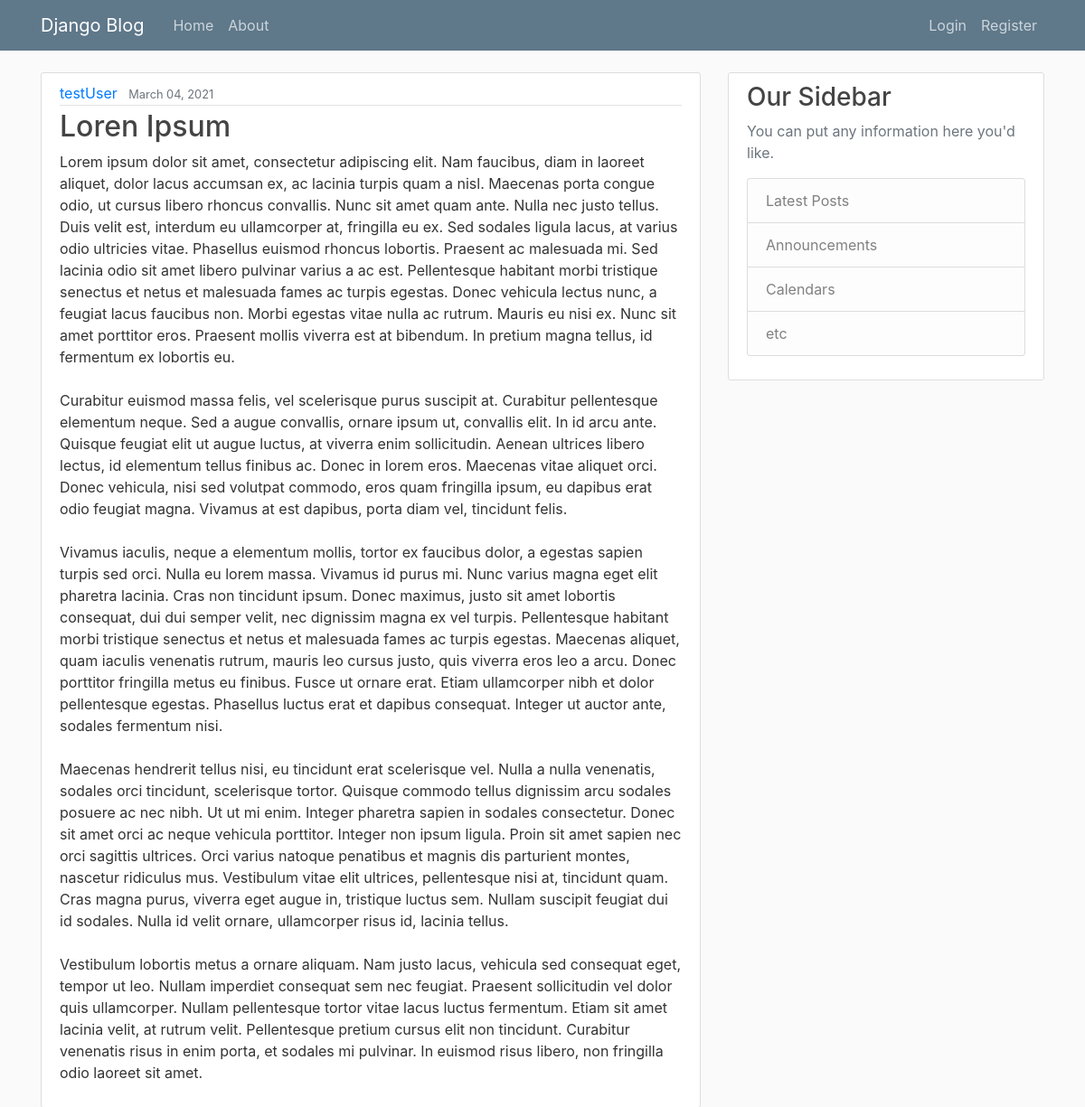
The app's page /post/17/ with its own data.
### blog/models.py (models this page shows, shortened)
class Post(models.Model):
    title = models.CharField(max_length=100)
    content = models.TextField()
    date_posted = models.DateTimeField(default=current_time)
    author = models.ForeignKey(User, on_delete=models.CASCADE)

### blog/views.py (the view)
# urls.py: path('post/<int:pk>/', PostDetailView.as_view(), name='post-detail'),
class PostDetailView(DetailView):
    model = Post

### blog/templates/blog/post_detail.html (shortened to what this page needs)
{% extends 'blog/base.html' %}
{% block content %}
    <article class="media content-section">
        <div class="media-body">
            <div class="article-metadata">
                <a class="mr-2" href="{% url 'user-posts' object.author.username %}">{{ object.author }}</a>
                <small class="text-muted">{{ object.date_posted|date:"F d, Y" }}</small>
            </div>
            <h2 class="article-title">{{ object.title }}</h2>
            <p class="article-content">{{ object.content }}</p>
        </div>
    </article>
{% endblock %}

### blog/static/blog/main.css (style rules this page uses)
body { background: #fafafa; color: #333333; margin-top: 5rem; }
h1, h2, h3, h4, h5, h6 { color: #444444; }
.content-section { background: #ffffff; padding: 10px 20px; border: 1px solid #dddddd; border-radius: 3px; margin-bottom: 20px; }
.article-title { color: #444444; }
.article-content { white-space: pre-line; }
.article-metadata { padding-bottom: 1px; margin-bottom: 4px; border-bottom: 1px solid #e3e3e3 }

### records on screen
Post: author "testUser", date_posted "March 04, 2021", title "Loren Ipsum", content "Lorem ipsum dolor sit amet, consectetur adipiscing elit. Nam faucibus, diam in laoreet aliquet, dolor lacus accumsan ex, ac lacinia turpis quam a nisl. Maecenas porta congue odio, ut cursus libero rhoncus convallis. Nunc sit amet quam ante. Nulla nec justo tellus. Duis velit est, interdum eu ullamcorper at, fringilla eu ex. Sed sodales ligula lacus, at varius odio ultricies vitae. Phasellus euismod rhoncus lobortis. Praesent ac malesuada mi. Sed lacinia odio sit amet libero pulvinar varius a ac est. Pellentesque habitant morbi tristique senectus et netus et malesuada fames ac turpis egestas. Donec vehicula lectus nunc, a feugiat lacus faucibus non. Morbi egestas vitae nulla ac rutrum.…"
